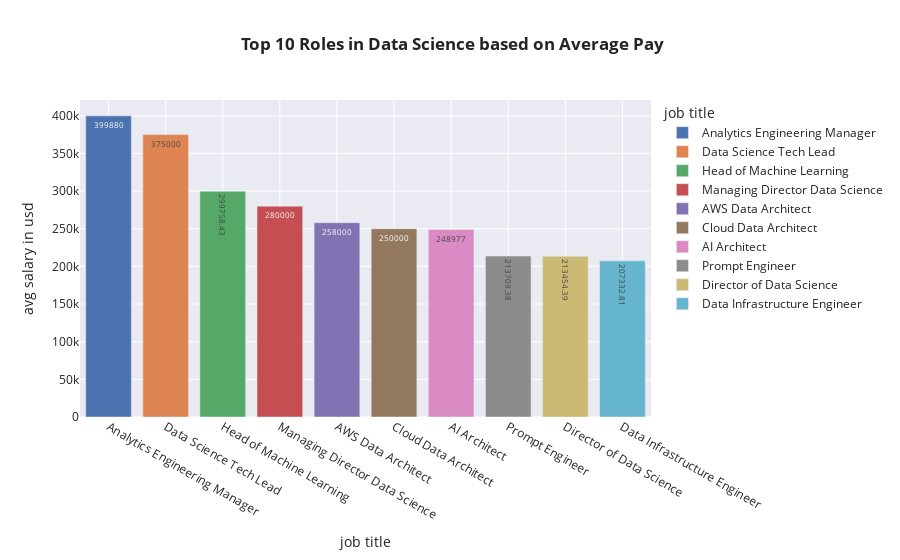

The notebook cell this image was saved under:
### Code cell
z=df.groupby('job_title',as_index=False)['salary_in_usd'].mean().sort_values(by='salary_in_usd',ascending=False)
z['salary_in_usd']=round(z['salary_in_usd'],2)
fig=px.bar(z.head(10),x='job_title',y='salary_in_usd',color='job_title',labels={'job_title':'job title','salary_in_usd':'avg salary in usd'},text='salary_in_usd',template='seaborn',title='<b> Top 10 Roles in Data Science based on Average Pay')
fig.update_traces(textfont_size=8)
fig.show()

### Figure 1 — Plotly figure (JSON) as saved in the notebook; plotly's stock layout.template omitted (floating-point values rounded to 4 significant figures)
{"data": [{"alignmentgroup": "True", "hovertemplate": "job title=%{x}<br>avg salary in usd=%{text}<extra></extra>", "legendgroup": "Analytics Engineering Manager", "marker": {"color": "rgb(76,114,176)", "pattern": {"shape": ""}}, "name": "Analytics Engineering Manager", "offsetgroup": "Analytics Engineering Manager", "orientation": "v", "showlegend": true, "text": [399880], "textfont": {"size": 8}, "textposition": "auto", "type": "bar", "x": ["Analytics Engineering Manager"], "xaxis": "x", "y": [399880], "yaxis": "y"}, {"alignmentgroup": "True", "hovertemplate": "job title=%{x}<br>avg salary in usd=%{text}<extra></extra>", "legendgroup": "Data Science Tech Lead", "marker": {"color": "rgb(221,132,82)", "pattern": {"shape": ""}}, "name": "Data Science Tech Lead", "offsetgroup": "Data Science Tech Lead", "orientation": "v", "showlegend": true, "text": [375000], "textfont": {"size": 8}, "textposition": "auto", "type": "bar", "x": ["Data Science Tech Lead"], "xaxis": "x", "y": [375000], "yaxis": "y"}, {"alignmentgroup": "True", "hovertemplate": "job title=%{x}<br>avg salary in usd=%{text}<extra></extra>", "legendgroup": "Head of Machine Learning", "marker": {"color": "rgb(85,168,104)", "pattern": {"shape": ""}}, "name": "Head of Machine Learning", "offsetgroup": "Head of Machine Learning", "orientation": "v", "showlegend": true, "text": [299800.0], "textfont": {"size": 8}, "textposition": "auto", "type": "bar", "x": ["Head of Machine Learning"], "xaxis": "x", "y": [299800.0], "yaxis": "y"}, {"alignmentgroup": "True", "hovertemplate": "job title=%{x}<br>avg salary in usd=%{text}<extra></extra>", "legendgroup": "Managing Director Data Science", "marker": {"color": "rgb(196,78,82)", "pattern": {"shape": ""}}, "name": "Managing Director Data Science", "offsetgroup": "Managing Director Data Science", "orientation": "v", "showlegend": true, "text": [280000], "textfont": {"size": 8}, "textposition": "auto", "type": "bar", "x": ["Managing Director Data Science"], "xaxis": "x", "y": [280000], "yaxis": "y"}, {"alignmentgroup": "True", "hovertemplate": "job title=%{x}<br>avg salary in usd=%{text}<extra></extra>", "legendgroup": "AWS Data Architect", "marker": {"color": "rgb(129,114,179)", "pattern": {"shape": ""}}, "name": "AWS Data Architect", "offsetgroup": "AWS Data Architect", "orientation": "v", "showlegend": true, "text": [258000], "textfont": {"size": 8}, "textposition": "auto", "type": "bar", "x": ["AWS Data Architect"], "xaxis": "x", "y": [258000], "yaxis": "y"}, {"alignmentgroup": "True", "hovertemplate": "job title=%{x}<br>avg salary in usd=%{text}<extra></extra>", "legendgroup": "Cloud Data Architect", "marker": {"color": "rgb(147,120,96)", "pattern": {"shape": ""}}, "name": "Cloud Data Architect", "offsetgroup": "Cloud Data Architect", "orientation": "v", "showlegend": true, "text": [250000], "textfont": {"size": 8}, "textposition": "auto", "type": "bar", "x": ["Cloud Data Architect"], "xaxis": "x", "y": [250000], "yaxis": "y"}, {"alignmentgroup": "True", "hovertemplate": "job title=%{x}<br>avg salary in usd=%{text}<extra></extra>", "legendgroup": "AI Architect", "marker": {"color": "rgb(218,139,195)", "pattern": {"shape": ""}}, "name": "AI Architect", "offsetgroup": "AI Architect", "orientation": "v", "showlegend": true, "text": [248977], "textfont": {"size": 8}, "textposition": "auto", "type": "bar", "x": ["AI Architect"], "xaxis": "x", "y": [248977], "yaxis": "y"}, {"alignmentgroup": "True", "hovertemplate": "job title=%{x}<br>avg salary in usd=%{text}<extra></extra>", "legendgroup": "Prompt Engineer", "marker": {"color": "rgb(140,140,140)", "pattern": {"shape": ""}}, "name": "Prompt Engineer", "offsetgroup": "Prompt Engineer", "orientation": "v", "showlegend": true, "text": [213700.0], "textfont": {"size": 8}, "textposition": "auto", "type": "bar", "x": ["Prompt Engineer"], "xaxis": "x", "y": [213700.0], "yaxis": "y"}, {"alignmentgroup": "True", "hovertemplate": "job title=%{x}<br>avg salary in usd=%{text}<extra></extra>", "legendgroup": "Director of Data Science", "marker": {"color": "rgb(204,185,116)", "pattern": {"shape": ""}}, "name": "Director of Data Science", "offsetgroup": "Director of Data Science", "orientation": "v", "showlegend": true, "text": [213500.0], "textfont": {"size": 8}, "textposition": "auto", "type": "bar", "x": ["Director of Data Science"], "xaxis": "x", "y": [213500.0], "yaxis": "y"}, {"alignmentgroup": "True", "hovertemplate": "job title=%{x}<br>avg salary in usd=%{text}<extra></extra>", "legendgroup": "Data Infrastructure Engineer", "marker": {"color": "rgb(100,181,205)", "pattern": {"shape": ""}}, "name": "Data Infrastructure Engineer", "offsetgroup": "Data Infrastructure Engineer", "orientation": "v", "showlegend": true, "text": [207300.0], "textfont": {"size": 8}, "textposition": "auto", "type": "bar", "x": ["Data Infrastructure Engineer"], "xaxis": "x", "y": [207300.0], "yaxis": "y"}], "layout": {"autosize": true, "barmode": "relative", "legend": {"title": {"text": "job title"}, "tracegroupgap": 0}, "title": {"text": "<b> Top 10 Roles in Data Science based on Average Pay"}, "xaxis": {"anchor": "y", "autorange": true, "categoryarray": ["Analytics Engineering Manager", "Data Science Tech Lead", "Head of Machine Learning", "Managing Director Data Science", "AWS Data Architect", "Cloud Data Architect", "AI Architect", "Prompt Engineer", "Director of Data Science", "Data Infrastructure Engineer"], "categoryorder": "array", "domain": [0, 1], "range": [-0.5, 9.5], "title": {"text": "job title"}, "type": "category"}, "yaxis": {"anchor": "x", "autorange": true, "domain": [0, 1], "range": [0, 420900.0], "title": {"text": "avg salary in usd"}, "type": "linear"}}}
